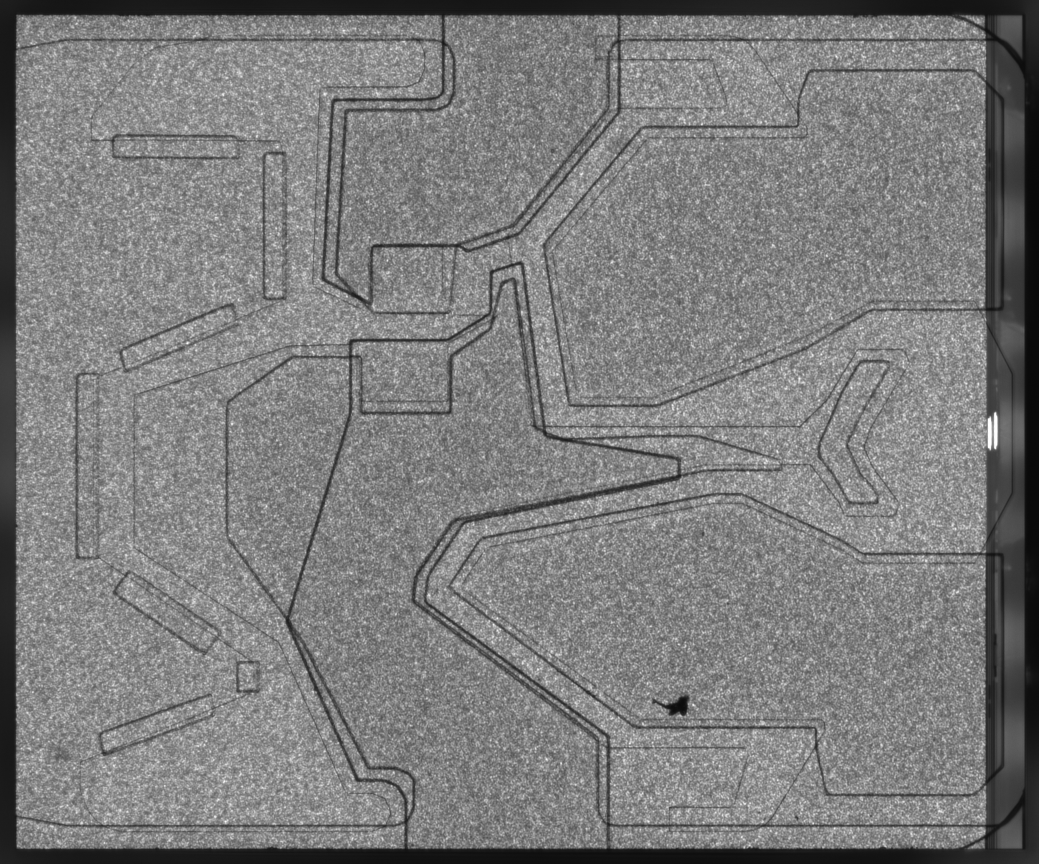
#> input picture opencv/test1.bmp, 2077 x 1728 px, given as the content of the folder C:/data/slider_abs_6/12, which was not available (shown at 1/2 size)
$ python tmp.py
#> lines starting #> are read from the running program, lines starting #| are printed output that depends on the picture; after the words box and inside, x2 and y2 are one past the last pixel; in counts of white or black regions, pixels touching at a corner belong together; pictures that were not available may be replaced by others from this repository, and a replacement may not be noted
#> further down, image is the input picture: shape (1728, 2077); min 8, max 255, mean 124.4
### opencv/preprocess_abs_slider.py
import os
import cv2
from matplotlib import pyplot as plt
import numpy as np

def preprocess_single_image(image, save_path):
    # get image
    # convert to Gray
    #image = cv2.imread(image_name, 0)

    # gaussian filter
#> called with save_path = 'C:\\data\\slider_abs_6\\12_ROI/test1.bmp'
    gaussian_image = cv2.GaussianBlur(src=image, ksize=(3, 3), sigmaX=1.5)
    #plt.subplot(131), plt.imshow(gaussian_image, "gray")

    # OTSU
    th1, otsu_image = cv2.threshold(gaussian_image, 0, 255, cv2.THRESH_OTSU)
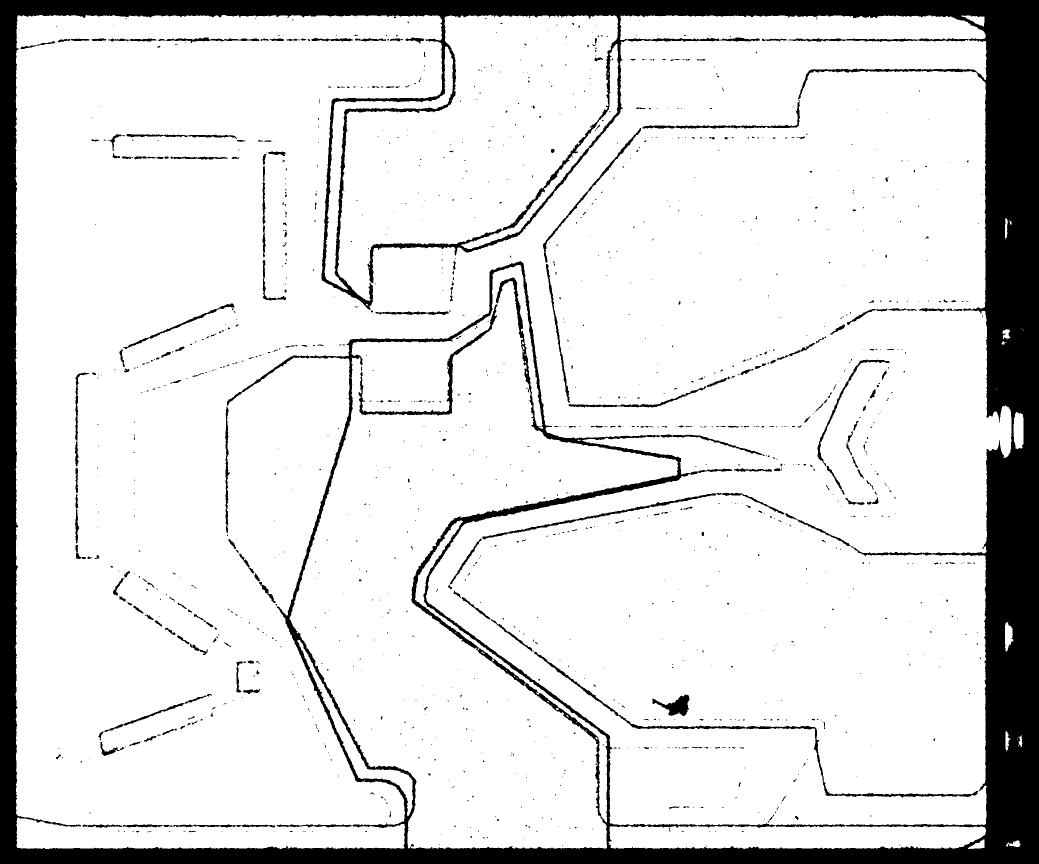
#> otsu_image: shape (1728, 2077) (shown at 1/2 size); 86.9% white; 1280 black regions (1072 under 20 px), largest, box (x1, y1, x2, y2) and area: (0, 0, 2077, 1728) 425495, (1068, 1303, 1957, 1596) 4616, (717, 609, 995, 831) 3176
#> th1 = 92
    #plt.subplot(132), plt.imshow(otsu_image, "gray")

    # dilate
    kernel = np.ones((10, 10), np.uint8)
    dilate_img = cv2.dilate(otsu_image, kernel, iterations=1)
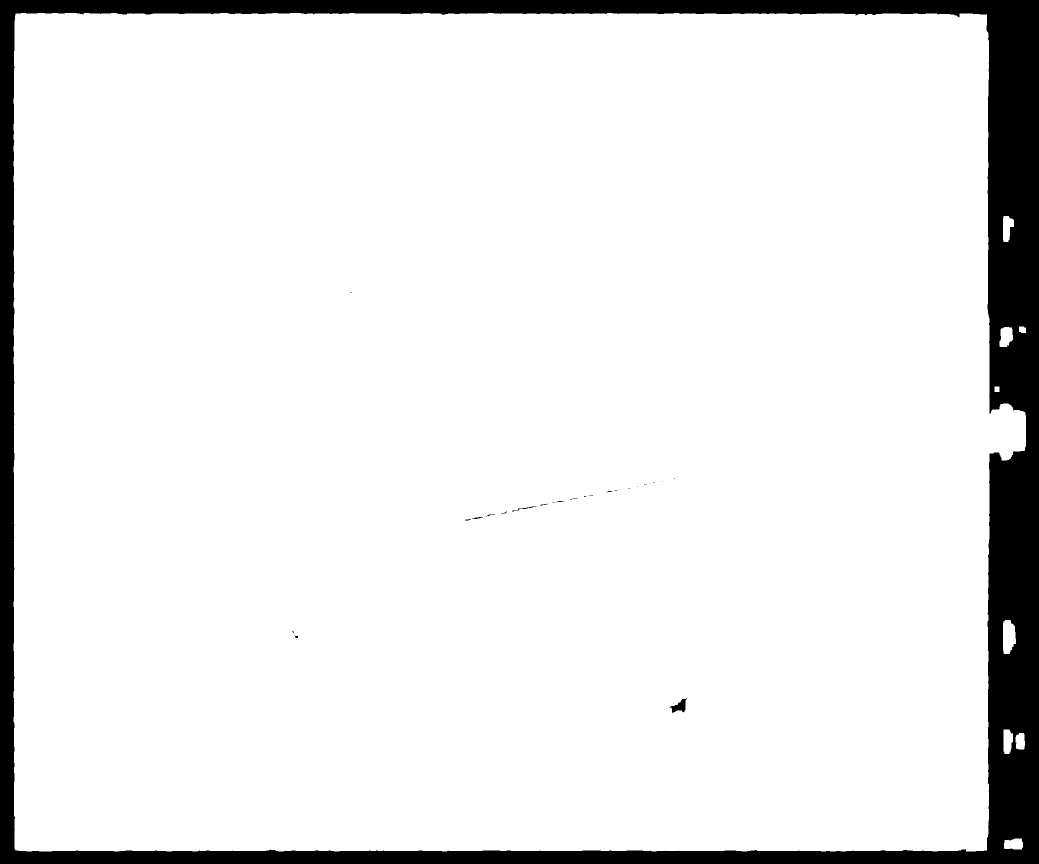
#> dilate_img: shape (1728, 2077) (shown at 1/2 size); 91.3% white; 32 black regions (23 under 20 px)
    #plt.subplot(133), plt.imshow(dilate_img, "gray")

    #cv2.imwrite("dilate.bmp", dilate_img)

    # Find contours
    contours, hierarchy = cv2.findContours(dilate_img, cv2.RETR_EXTERNAL, cv2.CHAIN_APPROX_SIMPLE)
#> contours = 9 contours; largest, box (x1, y1, x2, y2) and area: (27, 26, 2052, 1703) 3266952, (2006, 1240, 2032, 1308) 1364, (1999, 654, 2026, 694) 812, (2006, 432, 2028, 484) 759, (2007, 1459, 2026, 1508) 727

    #background = np.zeros((rows//2, cols//2), np.uint8)

    # Min Rect
    index = 0
    contour_len = cv2.arcLength(contours[0], True)
#> contour_len = 111.2
    for i in range(len(contours)):
        len_tmp = cv2.arcLength(contours[i], True)
        if len_tmp > contour_len:
            contour_len = len_tmp
            index = i
#> this loop made 9 passes
#> (len_tmp, contour_len) on passes 3, 4, 9: (125, 125), (172.9, 172.9), (7629.3, 7629.3)
#> len_tmp on passes 1, 2, 5, 6, 7, 8: 111.2, 94.97, 38, 121.5, 48.83, 138.1
#> after the loop, contour_len = 7629.3; index = 8
    #contours_img = cv2.drawContours(image, contours, index, (0, 255, 0), 2)
    #plt.imshow(contours_img, "gray")
    min_Rect = cv2.minAreaRect(contours[index])
#> min_Rect = ((1039, 864), (1676, 2024), -90)
    margn_Rect = []
    margn_Rect.append(min_Rect[0])
    margn_Rect.append([min_Rect[1][0] + 50, min_Rect[1][1] + 50])
    margn_Rect.append(min_Rect[2])

    # ROI
    width = int(margn_Rect[1][0])
#> width = 1725
    height = int(margn_Rect[1][1])
#> height = 2073
    angle = margn_Rect[2]
#> angle = -90
    if width < height:  # 计算角度，为后续做准备
        angle = angle - 90
#> angle = -180
    #print(angle)
    src_pts = cv2.boxPoints(tuple(margn_Rect))
#> src_pts = [[2076, 1727], [2, 1727], [2, 1], [2076, 1]]
    dst_pts = np.array([[0, height],
                        [0, 0],
                        [width, 0],
                        [width, height]], dtype="float32")
#> dst_pts = [[0, 2073], [0, 0], [1725, 0], [1725, 2073]]
    M = cv2.getPerspectiveTransform(src_pts, dst_pts)
#> M = [[-1.1e-16, -0.999, 1726], [1, 1.29e-19, -2], [-6.36e-20, 6.21e-23, 1]]
    warped = cv2.warpPerspective(image, M, (width, height))
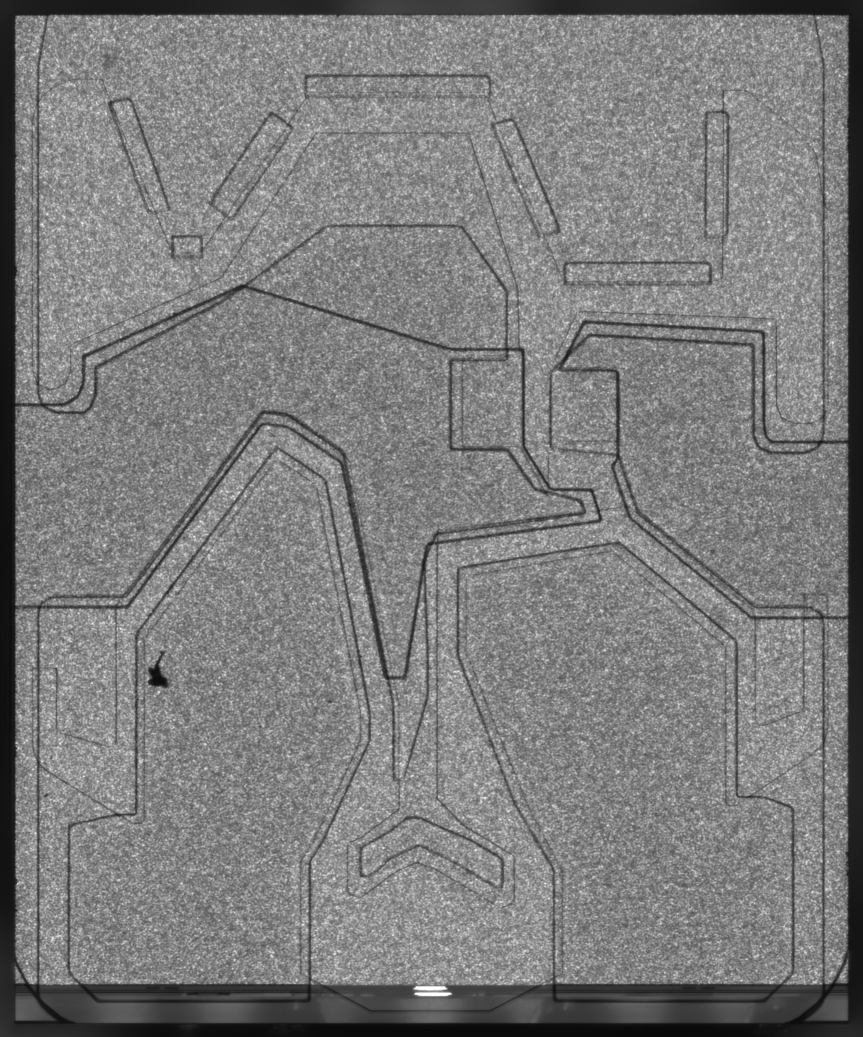
#> warped: shape (2073, 1725) (shown at 1/2 size); min 8, max 255, mean 124.7

    '''
    if angle <= -90:  # 对-90度以上图片的竖直结果转正
        warped = cv2.transpose(warped)
        warped = cv2.flip(warped, 0)  # 逆时针转90度，如果想顺时针，则0改为1
    '''
    if warped.shape[0] > warped.shape[1]:
        warped = cv2.transpose(warped)
#> warped: shape (1725, 2073)
        warped = cv2.flip(warped, 1)
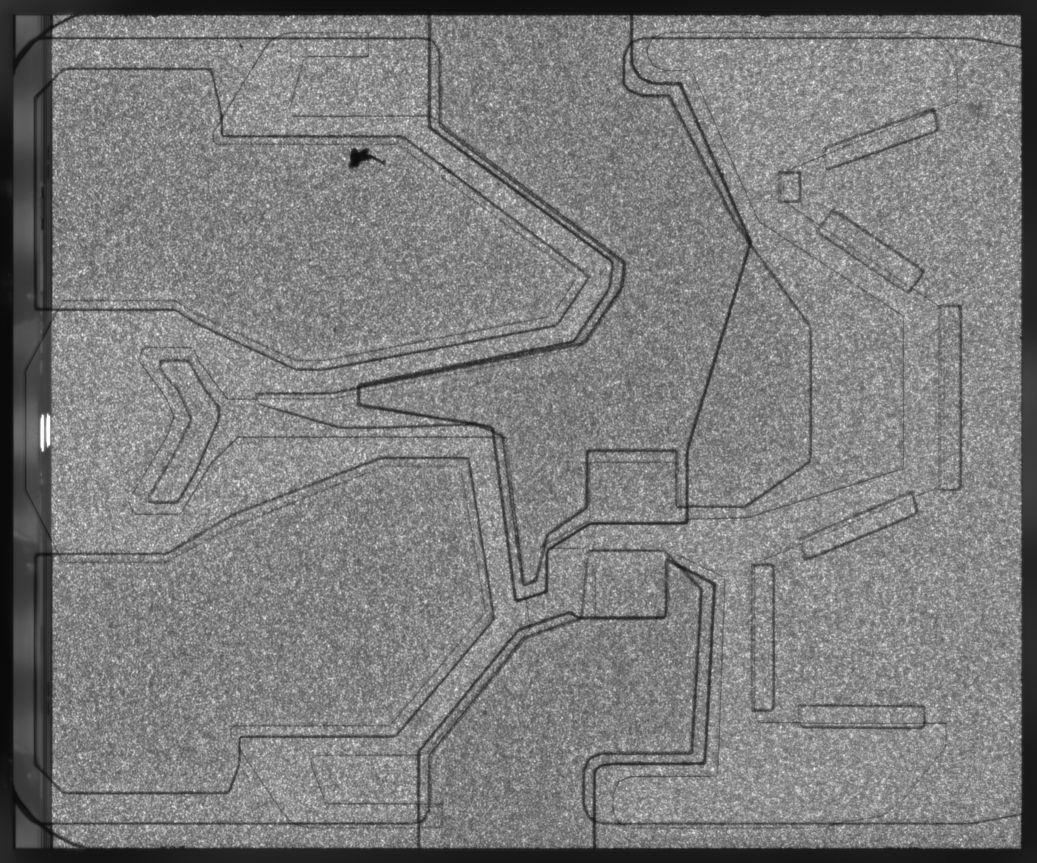
#> warped: shape (1725, 2073) (shown at 1/2 size); min 8, max 255, mean 124.7
    #plt.imshow(warped, "gray")
    #plt.show()
    #resize_warped = cv2.resize(warped, (1280, 1024), cv2.INTER_AREA)
    cv2.imwrite(save_path, warped)
    return

# [152 lines left out: functions preprocess_single_image_RGB, preprocess_single_image_RGB_withoutAngle, preprocess_image, preprocess_folder, preprocess_simple, not called in this run]

# [19 lines that do not run on import are left out]

### opencv/tmp.py
import preprocess_abs_slider as preabs
import cv2
import os


def SingleTest():
    dir = "C:\\Users\\1000250081\Desktop\\New folder (2)\\New folder"
    name = "1622190648413.bmp"

    testimg = cv2.imread(os.path.join(dir, name), 0)
    preabs.preprocess_single_image(testimg, 'test.bmp')


if __name__ == '__main__':
    image_folder = "C:\\data\\slider_abs_6\\12"
    image_folder_save = "C:\\data\\slider_abs_6\\12_ROI"
    imgs = os.listdir(image_folder)
    for img in imgs:
        img_name = img.split('.')[0]
        image_path = os.path.join(image_folder, img)
        image = cv2.imread(image_path, 0)
        save_path = os.path.join(image_folder_save, img)
        preabs.preprocess_single_image(image, save_path)

$ run again, on object_detection_sample_ssd/2008_002589.jpg
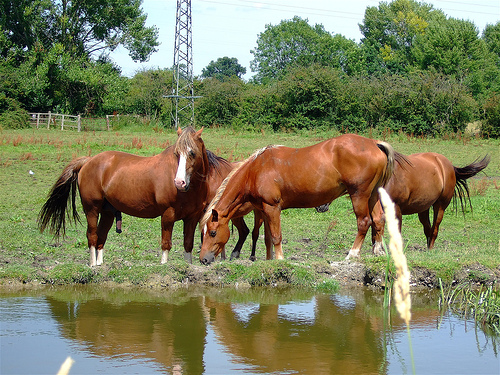
#> input picture object_detection_sample_ssd/2008_002589.jpg, 500 x 375 px, given as the content of the folder C:/data/slider_abs_6/12, which was not available
#> in preprocess_single_image, `th1, otsu_image = cv2.threshold(gaussian_image, 0, 255, cv2.THRESH_OTSU)`:
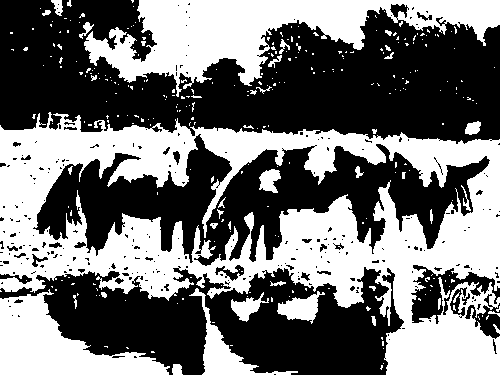
#> otsu_image: shape (375, 500); 45.1% white; 298 white regions (258 under 20 px), largest, box (x1, y1, x2, y2) and area: (0, 112, 500, 375) 55139, (84, 0, 500, 97) 16695, (0, 289, 170, 375) 6908
#> th1 = 126
#> dilate_img: shape (375, 500); 72.4% white; 32 black regions (14 under 20 px)
#> contours = 11 contours; largest, box (x1, y1, x2, y2) and area: (0, 0, 500, 375) 140846, (367, 66, 423, 99) 844, (436, 76, 482, 109) 626, (39, 39, 68, 73) 598, (307, 63, 348, 79) 446
#> in preprocess_single_image, `contour_len = cv2.arcLength(contours[0], True)`: contour_len = 40
#> the loop in preprocess_single_image, `for i in range(len(contours)):` made 11 passes
#> (len_tmp, contour_len) on passes 2, 3, 11: (187.2, 187.2), (207.7, 207.7), (4308, 4308)
#> after the loop in preprocess_single_image, `for i in range(len(contours)):`: contour_len = 4308; index = 10
#> min_Rect = ((249.5, 187), (374, 499), -90)
#> width = 424
#> height = 549
#> in preprocess_single_image, `angle = margn_Rect[2]`: angle = -90
#> in preprocess_single_image, `angle = angle - 90`: angle = -180
#> src_pts = [[524, 399], [-25, 399], [-25, -25], [524, -25]]
#> dst_pts = [[0, 549], [0, 0], [424, 0], [424, 549]]
#> M = [[-1.08e-16, -1, 399], [1, 0, 25], [0, 0, 1]]
#> in preprocess_single_image, `warped = cv2.flip(warped, 1)`:
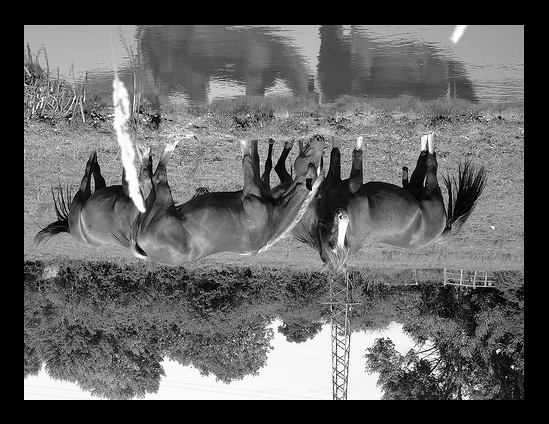
#> warped: shape (424, 549); min 0, max 255, mean 98.7
